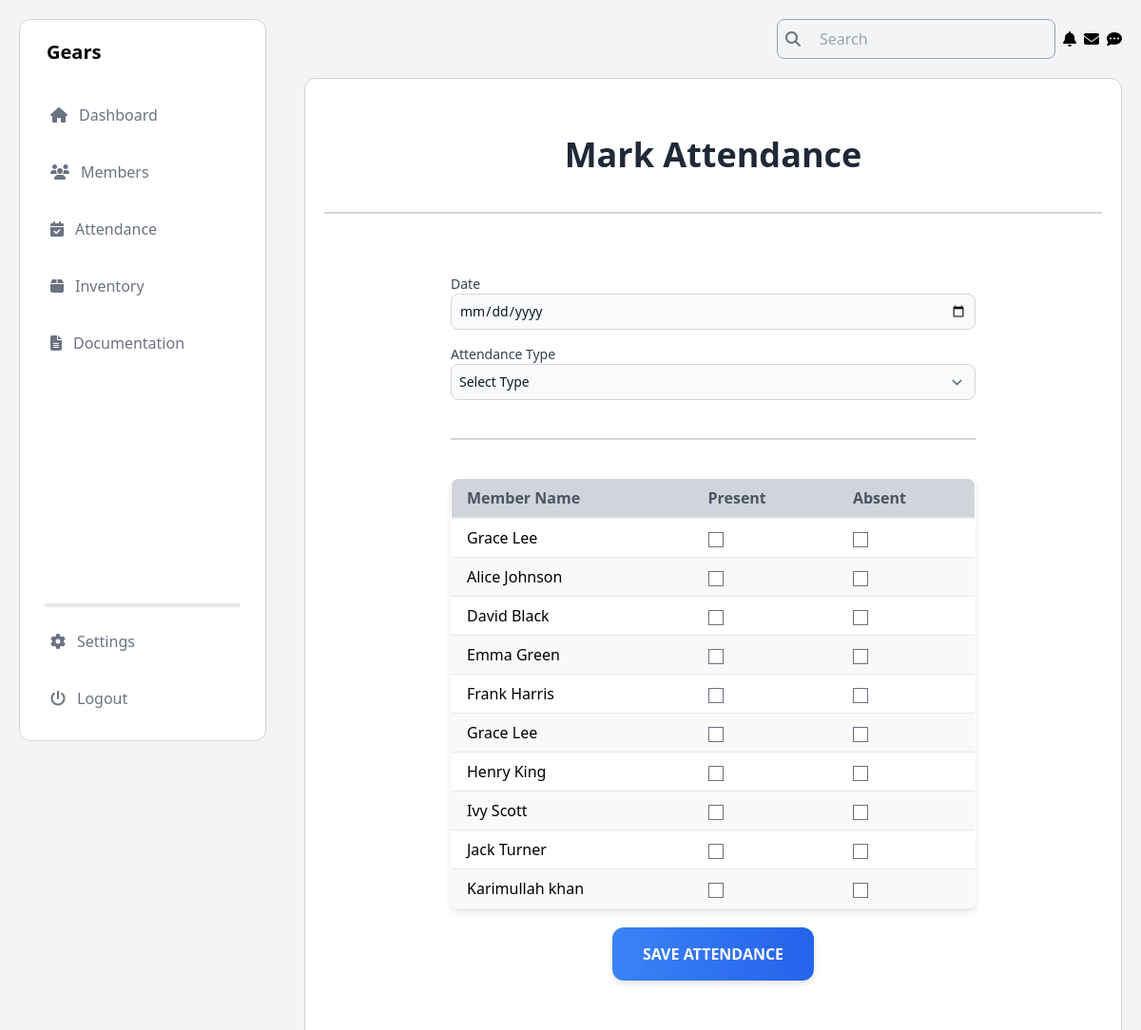
/attendence_get/, run on an earlier commit of the app's database.
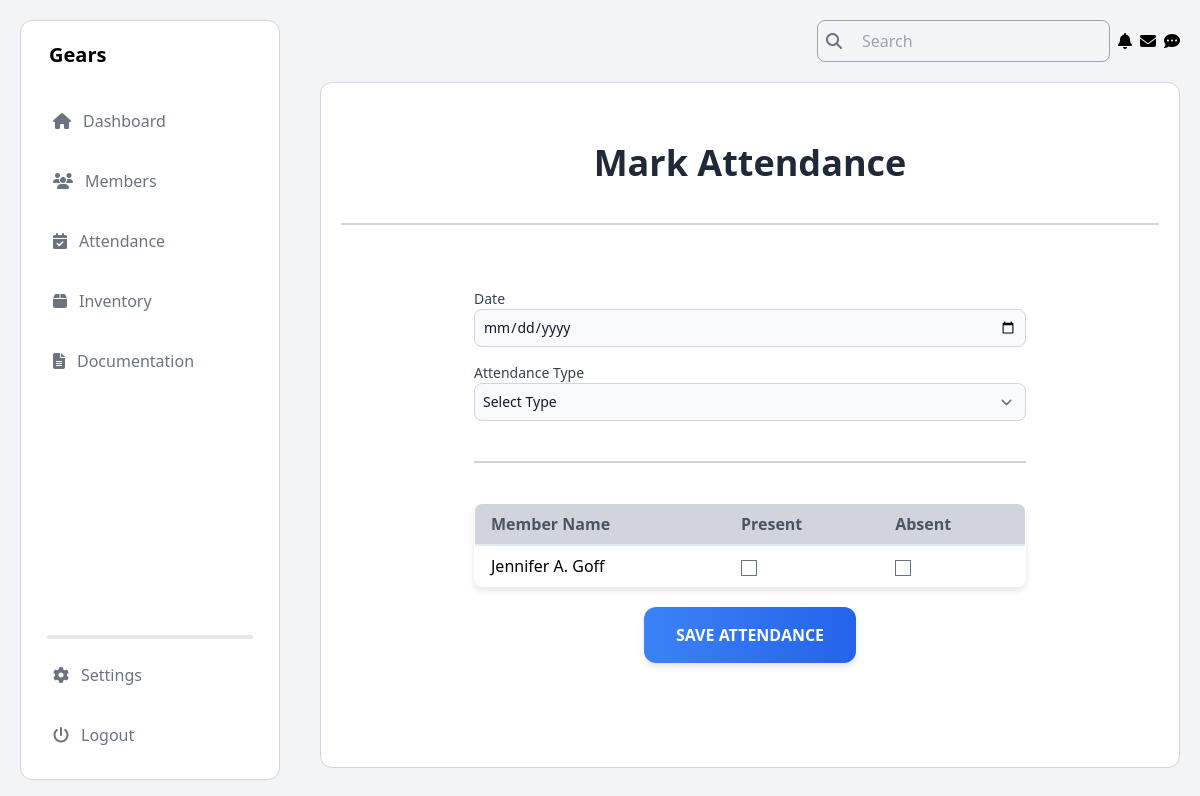
And on a later commit of the database.
### Members/models.py (models this page shows, shortened)
class Member(models.Model):
    CATEGORY_CHOICES = [
        ('Student', 'Student'),
        ('Alumni', 'Alumni'),
    ]
    DEPARTMENT_CHOICES = [
        ('Computer Science', 'Computer Science'),
        ('Software Engineering', 'Software Engineering'),
        ('Information Technology', 'Information Technology'),
    ]
    DESIGNATION_CHOICES = [
        ('President', 'President'),
        ('Vice President', 'Vice President'),
        ('General Secretary', 'General Secretary'),
        ('Information Secretary', 'Information Secretary'),
        ('Finance Secretary', 'Finance Secretary'),
        ('Media Head', 'Media Head'),
        ('Event Head', 'Event Head'),
        ('Documentation Head', 'Documentation Head'),
        ('Member', 'Member'),
    ]
    BATCH_CHOICES = [
        ('SP-25', 'SP-25'),
        ('FA-25', 'FA-25'),
        ('SP-24', 'SP-24'),
        ('FA-24', 'FA-24'),
        ('FA-23', 'FA-23'),
        ('SP-23', 'SP-23'),
        ('FA-22', 'FA-22'),
        ('SP-22', 'SP-22'),
        ('FA-21', 'FA-21'),
        ('SP-21', 'SP-21'),
        ('FA-20', 'FA-20'),
        ('SP-20', 'SP-20'),
        ('FA-19', 'FA-19'),
        ('SP-19', 'SP-19'),
        ('FA-18', 'FA-18'),
        ('SP-18', 'SP-18'),
        ('FA-17', 'FA-17'),
        ('SP-17', 'SP-17'),
        ('FA-16', 'FA-16'),
        ('SP-16', 'SP-16'),
    ]
    category = models.CharField(max_length=10, choices=CATEGORY_CHOICES)
    name = models.CharField(max_length=100)
    cnic = models.CharField(max_length=15)
    phone_no = models.CharField(max_length=11)
    email = models.EmailField()
    batch_year = models.CharField(max_length=10, default='FA-23')
    dept_degree = models.CharField(max_length=10, default='BSCS')
    roll_num = models.CharField(max_length=10, default='000')
    department = models.CharField(max_length=50, choices=DEPARTMENT_CHOICES)
    batch = models.CharField(max_length=10, choices=BATCH_CHOICES, default='FA-23')
    address = models.CharField(max_length=255)
    joining_date = models.DateField()
    designation = models.CharField(max_length=50, choices=DESIGNATION_CHOICES)

### Members/views.py (the view, shortened to what this page needs)
# urls.py: path('attendence_get/', views.mark_attendence, name='attendance_mark'),
def mark_attendence(request):
    today = timezone.now().date()
    members = Member.objects.all()
    return render(request, 'Members/mark_attendence.html', {'today': today, 'members': members})

### Members/templates/Members/mark_attendence.html (shortened to what this page needs)
{% load static tailwind_tags %}
<!DOCTYPE html>
<html lang="en">
<head>
    <link rel="stylesheet" href="https://cdnjs.cloudflare.com/ajax/libs/font-awesome/6.6.0/css/all.min.css" />
    {% tailwind_css %}
    <link rel="stylesheet" href="https://cdnjs.cloudflare.com/ajax/libs/toastr.js/2.1.4/toastr.min.css">
</head>
<body class="flex bg-gray-100">
    <aside class="h-screen w-1/4 p-5 fixed">
      {% include "Dashboard/admin_nav.html" %}
    </aside>
    <section class="h-screen w-3/4 p-5 absolute inset-y-0 right-0">
      {% include "Dashboard/admin_header.html" %}
    <main class="mt-5 text-black bg-white rounded-xl border border-gray-300 px-5 py-10">
        <h1 class="mt-5 font-bold text-center text-4xl text-gray-800 mb-8">
            Mark Attendance
        </h1>
        <hr class="my-10 border border-gray-300" />
        <div class="form-container mb-10">
            <form action="{% url 'attendance_mark' %}" method="POST">
                <div class="mb-4">
                    <label for="date" class="block text-sm font-medium text-gray-700">Date</label>
                    <input type="date" id="date" name="date" value="{{ today }}" required
                        class="bg-gray-50 border border-gray-300 text-gray-900 text-sm rounded-lg focus:ring-blue-500 focus:border-blue-500 block w-full p-2" />
                </div>
                <div class="mb-4">
                    <label for="attendance_type" class="block text-sm font-medium text-gray-700">Attendance Type</label>
                    <select id="attendance_type" name="attendance_type" required
                        class="bg-gray-50 border border-gray-300 text-gray-900 text-sm rounded-lg focus:ring-blue-500 focus:border-blue-500 block w-full p-2">
                        <option value="" disabled selected>Select Type</option>
                    </select>
                </div>
                <hr class="my-10 border border-gray-300" />
                <div class="table-container">
                    <table class="min-w-full bg-white border border-gray-300">
                        <thead>
                            <tr class="w-full bg-gray-00">
                                <th class="px-4 py-2 text-left text-gray-600">Member Name</th>
                                <th class="px-4 py-2 text-left text-gray-600">Present</th>
                                <th class="px-4 py-2 text-left text-gray-600">Absent</th>
                            </tr>
                        </thead>
                        <tbody>
                            {% for member in members %}
                            <tr class="border-b">
                                <td class="px-4 py-2">{{ member.name }}</td>
                                <td class="px-4 py-2">
                                    <input type="checkbox" id="member{{ member.id }}_present" name="attendance[{{ member.id }}][Present]" class="form-checkbox">
                                </td>
                                <td class="px-4 py-2">
                                    <input type="checkbox" id="member{{ member.id }}_absent" name="attendance[{{ member.id }}][Absent]" class="form-checkbox absent-checkbox">
                                </td>
                            </tr>
                            {% endfor %}
                        </tbody>
                    </table>
                </div>
                <div class="flex justify-center mt-5">
                    <button type="submit" class="submit-button">
                        Save Attendance
                    </button>
                </div>
            </form>
        </div>
    </main>
    </section>
</body>
</html>

What changed in the data, as far as the page shows it:
removed Member: name "Grace Lee"
removed Member: name "Alice Johnson"
removed Member: name "David Black"
removed Member: name "Emma Green"
removed Member: name "Frank Harris"
removed Member: name "Grace Lee"
removed Member: name "Henry King"
removed Member: name "Ivy Scott"
removed Member: name "Jack Turner"
removed Member: name "Karimullah khan"
added Member: name "Jennifer A. Goff"
